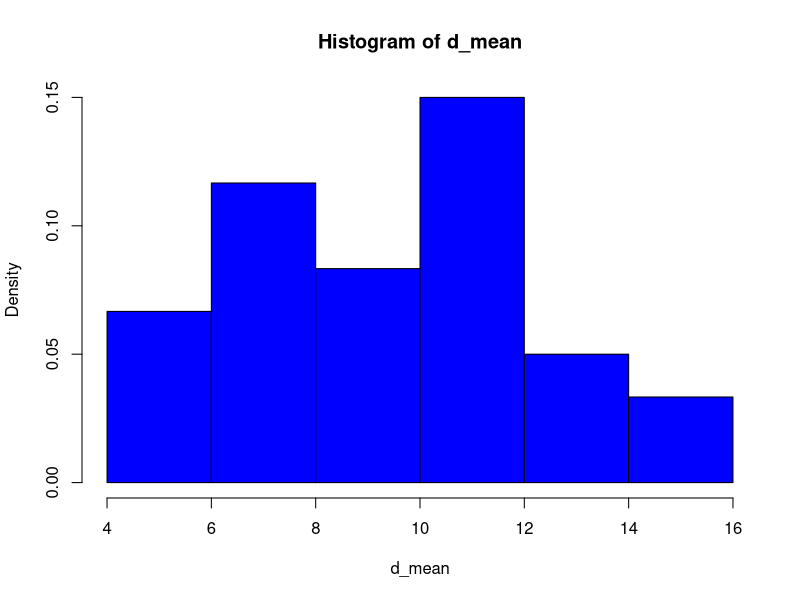
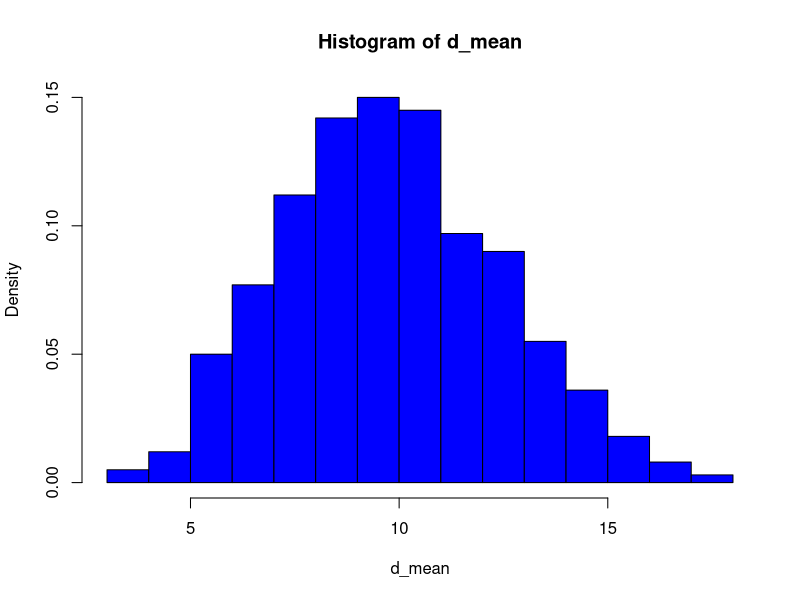

Recreate these plots in R, in order.
## ---- chunk 1
knitr::opts_chunk$set(echo = TRUE)
## ---- chunk 2
n <- c(3, 4, 6, 8, 10, 11, 12, 15, 20)
media_n <- mean(n)
media_n
sd_n <- sd(n)
sd_n
## ---- chunk 3
n <- c(3, 4, 6, 8, 10, 11, 12, 15, 20)
d_mean <- c()
for (i in 1:30){
  d_mean[i] <- mean(sample(n,size = 4,replace = TRUE))
}
#d_mean
mean(d_mean)
sd(d_mean)
## ---- chunk 4
mean(d_mean)
sd(d_mean)
## ---- chunk 5
hist(d_mean,col = "blue",freq = F)
## ---- chunk 6
n <- c(3, 4, 6, 8, 10, 11, 12, 15, 20)
d_mean <- c()
for (i in 1:1000){
  d_mean[i] <- mean(sample(n,size = 4,replace = TRUE))
}
hist(d_mean,col = "blue",freq = F)
